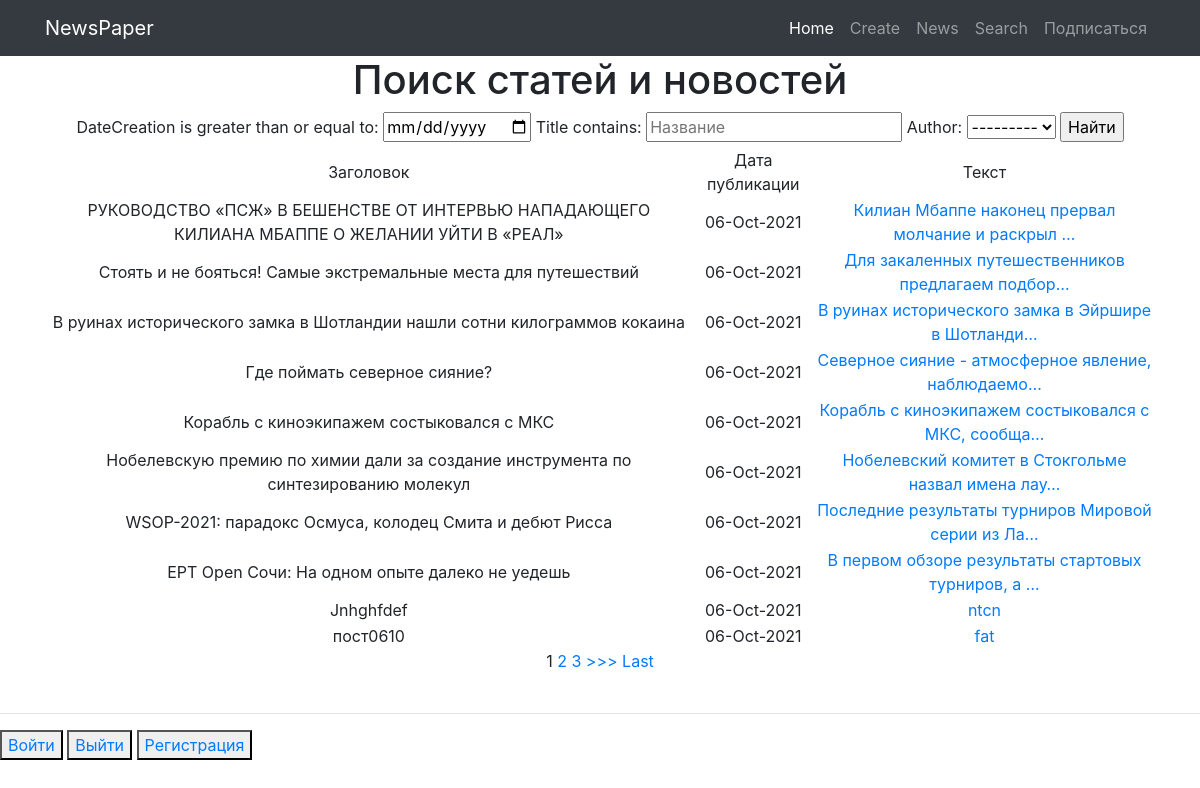
Page /news/search/ on the earlier database version.
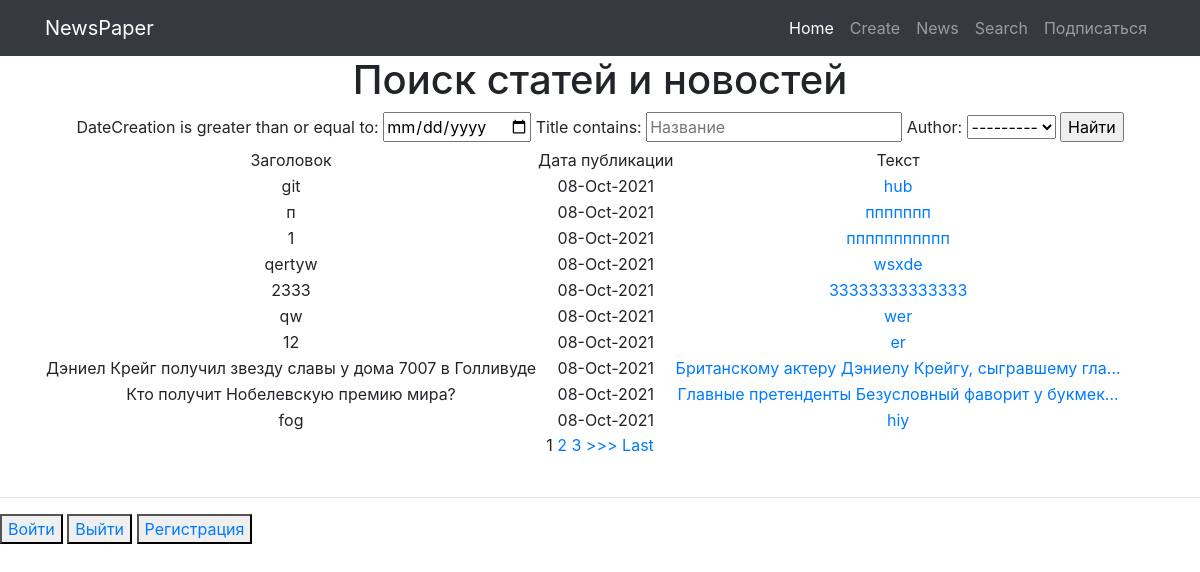
Same page on the later database version.
### myapp/models.py (models this page shows, shortened)
class Post(models.Model):
    author = models.ForeignKey(Author, on_delete= models.CASCADE)
    NEWS = 'NW'
    ARTICLE = 'AR'
    CATEGORY_CHOICE = (
        (NEWS, 'Новость'),
        (ARTICLE, 'Статья'),
    )
    categoryType = models.CharField(max_length=2,choices= CATEGORY_CHOICE, default= ARTICLE)
    dateCreation = models.DateTimeField(auto_now_add= True)
    postCategory = models.ManyToManyField(Category, through='PostCategory')
    title = models.CharField(max_length=128)
    text = models.TextField()
    rating = models.SmallIntegerField(default=0)

### myapp/views.py (the view)
# urls.py: path('search/', PostListSearch.as_view()),
class PostListSearch(ListView, ):
    model = Post
    template_name = 'posts_search.html'
    context_object_name = 'posts'
    queryset = Post.objects.order_by('-id')  # сортируем, еще можно через ordering = ['-id']
    paginate_by = 10  # поставим постраничный вывод в n-элемент
    def get_filter(self):
        return PostFilter(self.request.GET, queryset=super().get_queryset())
    def get_queryset(self):
        return self.get_filter().qs
    def get_context_data(self, *args, **kwargs):
        return {
            **super().get_context_data(*args, **kwargs),
            'filter': self.get_filter(),
        }

### myapp/models.py (called while the page is built)
    def __str__(self):
        return self.authorUser.username

### myapp/templatetags/custom_filters.py (called while the page is built)
@register.filter(name='censor')
def censor(value):
    cens_words = [
        'сторис',
        'подушка',
        'вещей',
        'Джо',
    ]
    for word in cens_words:
        if word in value:
            value = value.replace(word, '_#&#!!*&$_')
    return value

### templates/posts_search.html (shortened to what this page needs)
{% extends 'flatpages/default.html' %}
{% load custom_filters %}
{% block content %}
    <h1>Поиск статей и новостей</h1>
<form method="GET">
    {{ filter.form }}
    <input type="submit" value="Найти">
</form>
    {% if posts %}
    <table>
        <tr>
            <td>Заголовок</td>
            <td>Дата публикации</td>
            <td>Текст</td>
        </tr>
        {% for post in posts %}
            <tr>
                <td>{{ post.title|censor }}</td>
                <td>{{ post.dateCreation|date:'d-M-Y'}}</td>
                <td><a href="/news/{{post.id}}">{{ post.text|truncatechars:50|censor }}</a></td>
            </tr>
        {% endfor %}
    </table>
    {% else %}
        <h3>Постов пока нет</h3>
    {% endif %}
    {% if is_paginated %}
        {% for num in page_obj.paginator.page_range %}
            {% if page_obj.number == num %}
                <a>{{ num }}</a>
            {% elif num > page_obj.number|add:'-3' and num < page_obj.number|add:'3' %}
                <a href="?page={{ num }}">{{ num }}</a>
            {% endif %}
        {% endfor %}
        {% if page_obj.has_next %}
            <a href="?page={{ page_obj.next_page_number }}">>>></a>
            <a href="?page={{ page_obj.paginator.num_pages }}">Last</a>
        {% endif %}
    {% endif %}
{% endblock content %}

Differences in the rows shown:
no longer on this page (row unchanged): Post: title|censor "РУКОВОДСТВО «ПСЖ» В БЕШЕНСТВЕ ОТ ИНТЕРВЬЮ НАПАДАЮЩЕГО КИЛИАНА МБАППЕ О ЖЕЛАНИИ УЙТИ В «РЕАЛ»", dateCreation "06-Oct-2021", text|censor "Килиан Мбаппе наконец прервал молчание и раскрыл …"
no longer on this page (row unchanged): Post: title|censor "Стоять и не бояться! Самые экстремальные места для путешествий", dateCreation "06-Oct-2021", text|censor "Для закаленных путешественников предлагаем подбор…"
no longer on this page (row unchanged): Post: title|censor "В руинах исторического замка в Шотландии нашли сотни килограммов кокаина", dateCreation "06-Oct-2021", text|censor "В руинах исторического замка в Эйршире в Шотланди…"
no longer on this page (row unchanged): Post: title|censor "Где поймать северное сияние?", dateCreation "06-Oct-2021", text|censor "Северное сияние - атмосферное явление, наблюдаемо…"
no longer on this page (row unchanged): Post: title|censor "Корабль с киноэкипажем состыковался с МКС", dateCreation "06-Oct-2021", text|censor "Корабль с киноэкипажем состыковался с МКС, сообща…"
no longer on this page (row unchanged): Post: title|censor "Нобелевскую премию по химии дали за создание инструмента по синтезированию молекул", dateCreation "06-Oct-2021", text|censor "Нобелевский комитет в Стокгольме назвал имена лау…"
no longer on this page (row unchanged): Post: title|censor "WSOP-2021: парадокс Осмуса, колодец Смита и дебют Рисса", dateCreation "06-Oct-2021", text|censor "Последние результаты турниров Мировой серии из Ла…"
no longer on this page (row unchanged): Post: title|censor "EPT Open Сочи: На одном опыте далеко не уедешь", dateCreation "06-Oct-2021", text|censor "В первом обзоре результаты стартовых турниров, а …"
no longer on this page (row unchanged): Post: title|censor "Jnhghfdef", dateCreation "06-Oct-2021", text|censor "ntcn"
no longer on this page (row unchanged): Post: title|censor "пост0610", dateCreation "06-Oct-2021", text|censor "fat"
added Post: title|censor "git", dateCreation "08-Oct-2021", text|censor "hub"
added Post: title|censor "п", dateCreation "08-Oct-2021", text|censor "ппппппп"
added Post: title|censor "1", dateCreation "08-Oct-2021", text|censor "ппппппппппп"
added Post: title|censor "qertyw", dateCreation "08-Oct-2021", text|censor "wsxde"
added Post: title|censor "2333", dateCreation "08-Oct-2021", text|censor "33333333333333"
added Post: title|censor "qw", dateCreation "08-Oct-2021", text|censor "wer"
added Post: title|censor "12", dateCreation "08-Oct-2021", text|censor "er"
added Post: title|censor "Дэниел Крейг получил звезду славы у дома 7007 в Голливуде", dateCreation "08-Oct-2021", text|censor "Британскому актеру Дэниелу Крейгу, сыгравшему гла…"
added Post: title|censor "Кто получит Нобелевскую премию мира?", dateCreation "08-Oct-2021", text|censor "Главные претенденты Безусловный фаворит у букмек…"
added Post: title|censor "fog", dateCreation "08-Oct-2021", text|censor "hiy"
